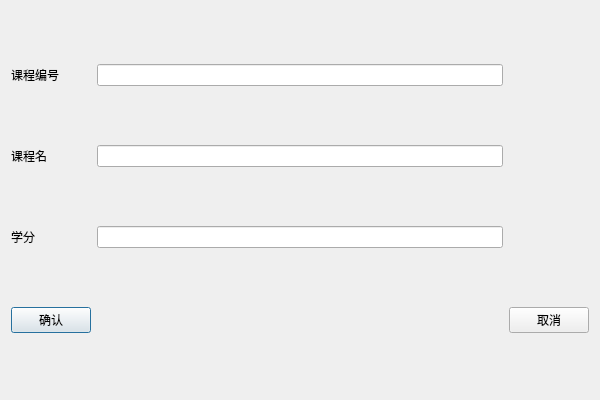
<?xml version="1.0" encoding="UTF-8"?>
<ui version="4.0">
 <class>adcell2_addCourse</class>
 <widget class="QDialog" name="adcell2_addCourse">
  <property name="geometry">
   <rect>
    <x>0</x>
    <y>0</y>
    <width>600</width>
    <height>400</height>
   </rect>
  </property>
  <property name="windowTitle">
   <string>Dialog</string>
  </property>
  <layout class="QGridLayout" name="gridLayout">
   <item row="0" column="0">
    <widget class="QLabel" name="label">
     <property name="text">
      <string>课程编号</string>
     </property>
    </widget>
   </item>
   <item row="0" column="1">
    <widget class="QLineEdit" name="course_id"/>
   </item>
   <item row="1" column="0">
    <widget class="QLabel" name="label_2">
     <property name="text">
      <string>课程名</string>
     </property>
    </widget>
   </item>
   <item row="1" column="1">
    <widget class="QLineEdit" name="course_name"/>
   </item>
   <item row="2" column="0">
    <widget class="QLabel" name="label_3">
     <property name="text">
      <string>学分</string>
     </property>
    </widget>
   </item>
   <item row="2" column="1">
    <widget class="QLineEdit" name="credit"/>
   </item>
   <item row="3" column="0">
    <widget class="QPushButton" name="btn_commit">
     <property name="text">
      <string>确认</string>
     </property>
    </widget>
   </item>
   <item row="3" column="2">
    <widget class="QPushButton" name="btn_cancel">
     <property name="text">
      <string>取消</string>
     </property>
    </widget>
   </item>
  </layout>
 </widget>
 <resources/>
 <connections/>
</ui>
